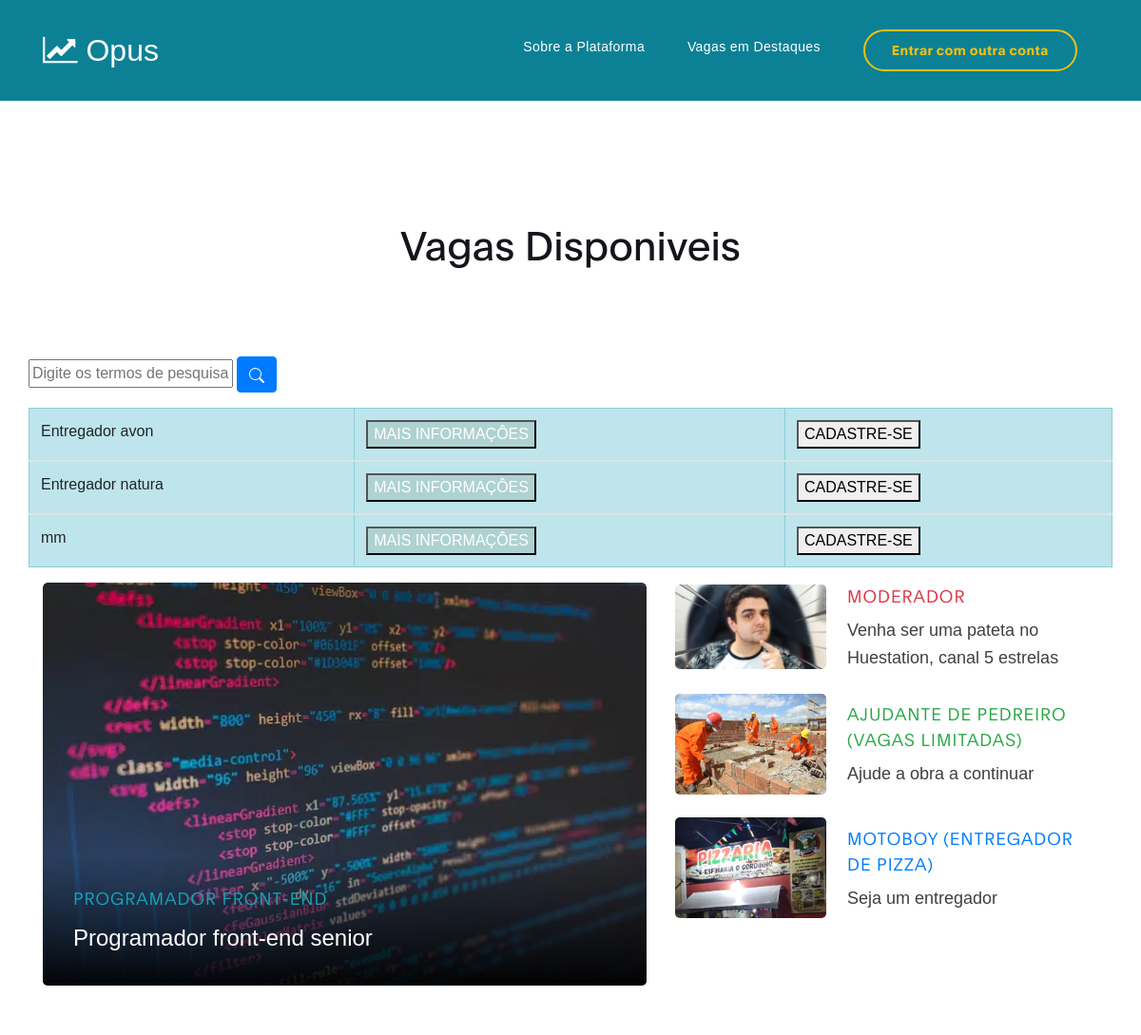
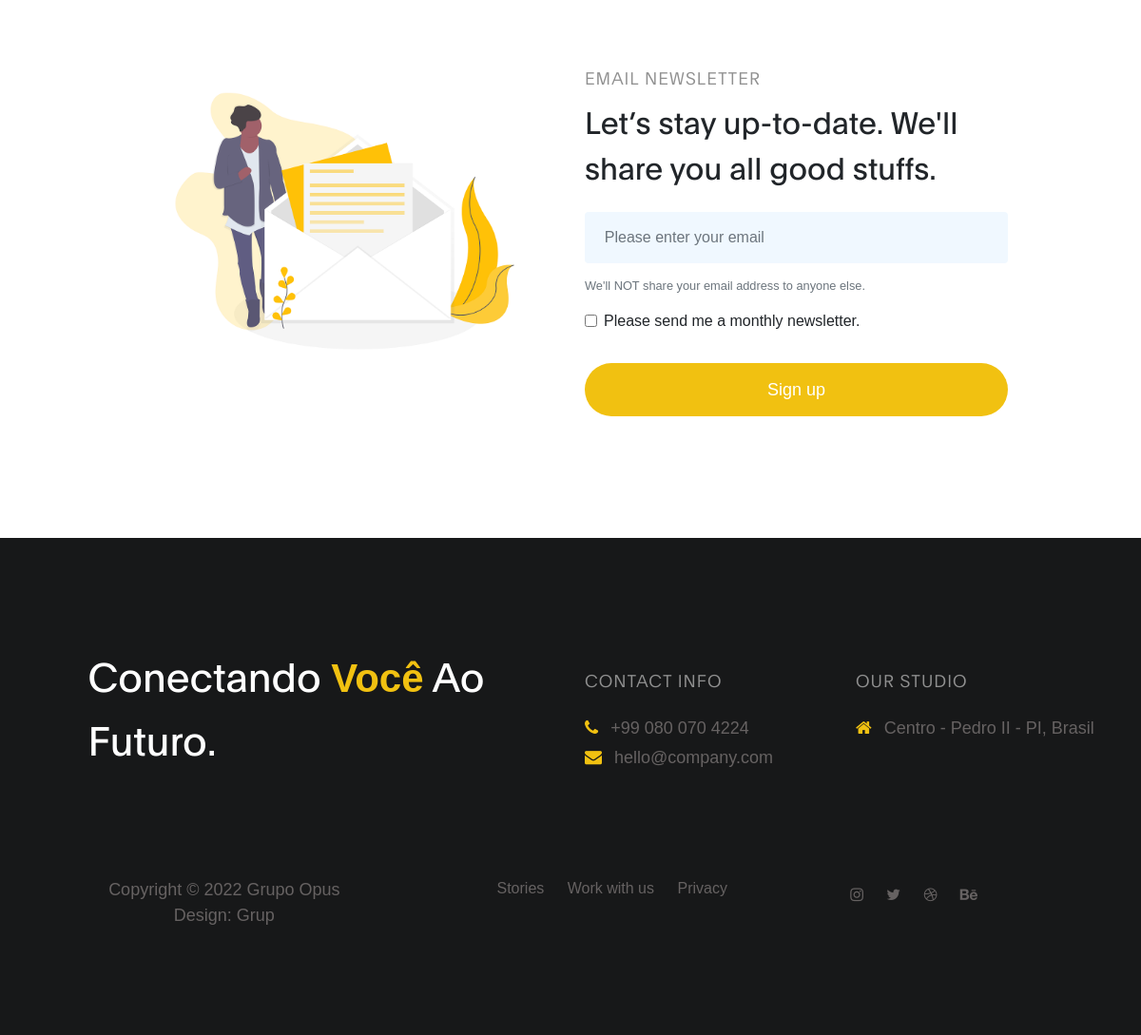
The page /backend/empregos/vagas_enprego.php on the database its author committed (2 pictures, top to bottom).
### tables this page shows
CREATE TABLE IF NOT EXISTS `tb_vagas` (
  `id_vagas` int NOT NULL AUTO_INCREMENT,
  `id_empregador` int NOT NULL,
  `titulo` varchar(100) NOT NULL,
  `data_cadastro` date NOT NULL,
  `descricao` varchar(1000) NOT NULL,
  PRIMARY KEY (`id_vagas`)
);

### backend/empregos/vagas_enprego.php (the view, shortened to what this page needs)
<?php
include_once('../conexao_banco_dados/conexao.php');
?>
<!DOCTYPE html>
<html lang="en">
<head>
     <link rel="stylesheet" href="../../css/bootstrap.min.css">
     <link rel="stylesheet" href="../../css/font-awesome.min.css">
     <link rel="stylesheet" href="../../css/aos.css">
     <link rel="stylesheet" href="../../css/owl.carousel.min.css">
     <link rel="stylesheet" href="../../css/owl.theme.default.min.css">
     <link rel="stylesheet" href="../../https://icons.getbootstrap.com/.">
     <link rel="stylesheet" href="../../css/list.css">
     <link rel="stylesheet" href="../../css/templatemo-digital-trend.css">
</head>
<body>
    <nav class="navbar navbar-expand-lg position-absolute">
        <div class="container">
            <a class="navbar-brand" href="../../index.html">
              <i class="fa fa-line-chart"></i>
              Opus
            </a>
            <div class="collapse navbar-collapse" id="navbarNav">
                <ul class="navbar-nav ml-auto">
                    <li class="nav-item">
                        <a href="../about/descricao.html" class="nav-link">Sobre a Plataforma</a>
                    </li>
                    <li class="nav-item">
                        <a href="vagas_enprego.php#project" class="nav-link">Vagas em Destaques</a>
                    </li>
                    <li class="nav-item">
                        <a href="../logar/gru" class="nav-link contact">Entrar com outra conta</a>
                    </li>
                </ul>
            </div>
        </div>
    </nav>
     <section class="blog section-padding">
          <div class="container">
               <div class="row">
                 <div class="col-lg-12 col-12 py-5 mt-5 mb-3 text-center">
                      <h1 class="mb-4" data-aos="fade-up">Vagas Disponiveis</h1>
                  </div>
            <form action="">
            <input name="busca" value="<?php if(isset($_GET['busca'])) echo $_GET['busca']; ?>" placeholder="Digite os termos de pesquisa" type="text">
                  <button type="submit" class="btn btn-primary">
        </button> <br>
</form>
    <br>
    <table class="table">
        <?php
        if (!isset($_GET['busca'])) {
            ?>
          <table class="table">
                  <?php
            $sql_consulta=mysqli_query($ligar, "SELECT * FROM tb_vagas");
            while($dados=mysqli_fetch_array($sql_consulta)){
        ?>
            <tbody>
                      <tr class="table-info">
                        <td><?= $dados[2] ?> </td>
                        <td>
                          <form action="../vagas/info_vagas.php" method="POST" class="contact-form" data-aos="fade-up"  role="form">
                          <div class="nav-item">
                            <button type="submit" class="button" name="submit" name="codigo" id="trap" >MAIS INFORMAÇÔES</button>
                        </div>
                      </form>
                    </td>
                        <td>
                          <form action="../vagas/cadastre-se.php" method="POST" class="contact-form" data-aos="fade-up"  role="form">
                          <div class="nav-item">
                            <button type="submit" class="button" name="submit">CADASTRE-SE</button>
                        </div>
                      </form>
                    </td>
                      </tr>
                    </tbody>
        <?php
            }
        ?>
        <?php
        } ?>
    </table>
                  </table>
                </div>
                    <div class="col-lg-7 col-md-7 col-12 mb-4" id="project">
                      <div class="blog-header" data-aos="fade-up" data-aos-delay="100">
                        <img src="../../images/blog/02.webp" class="img-fluid" alt="blog header">
                        <div class="blog-header-info">
                          <h4 class="blog-category text-info">Programador Front-End</h4>
                          <h3><a href="###">Programador front-end senior</a></h3>
                        </div>
                      </div>
                    </div>
                    <div class="col-lg-5 col-md-6 col-12 mb-4">
                      <div class="blog-sidebar d-flex justify-content-center align-items-center" data-aos="fade-up" data-aos-delay="200">
                        <img src="../../images/blog/01.jpg" class="img-fluid" alt="blog">
                        <div class="blog-info">
                          <h4 class="blog-category text-danger">Moderador</h4>
                          <h3><a href="###">Venha ser uma pateta no Huestation, canal 5 estrelas</a></h3>
                        </div>
                      </div>
                      <div class="blog-sidebar py-4 d-flex justify-content-center align-items-center" data-aos="fade-up" data-aos-delay="200">
                        <img src="../../images/blog/05.jpg" class="img-fluid" alt="blog">
                        <div class="blog-info">
                          <h4 class="blog-category text-success">Ajudante de Pedreiro (vagas limitadas)</h4>
                          <h3><a href="###">Ajude a obra a continuar</a></h3>
                        </div>
                      </div>
                      <div class="blog-sidebar d-flex justify-content-center align-items-center" data-aos="fade-up" data-aos-delay="100">
                        <img src="../../images/test/01.jpg" class="img-fluid" alt="blog">
                        <div class="blog-info">
                          <h4 class="blog-category text-primary">Motoboy (Entregador de Pizza) </h4>
                          <h3><a href="###">Seja um entregador</a></h3>
                        </div>
                      </div>
                    </div>
                    <div class="col-lg-5 ml-auto mt-5 pt-5 col-md-6 col-12">
                      <img src="../../images/newsletter.png" data-aos="fade-up" data-aos-delay="100" class="img-fluid" alt="newsletter">
                    </div>
                    <div class="col-lg-5 mr-auto mt-5 pt-5 col-md-6 col-12 newsletter-form">
                      <h4 data-aos="fade-up" data-aos-delay="200">Email Newsletter</h4>
                      <h2 data-aos="fade-up" data-aos-delay="300">Let’s stay up-to-date. We'll share you all good stuffs.</h2>
                      <form action="#" method="get" enctype="multipart/form-data">
                      <div class="form-group mt-4" data-aos="fade-up" data-aos-delay="400">
                        <input name="email" type="email" class="form-control"
                        		id="email" aria-describedby="emailHelp" placeholder="Please enter your email" required>
                        <small id="emailHelp" class="form-text text-muted">We'll NOT share your email address to anyone else.</small>
                      </div>
                      <div class="form-group form-check" data-aos="fade-up" data-aos-delay="500">
                        <input name="monthly" type="checkbox" class="form-check-input" id="monthly">
                        <label class="form-check-label" for="monthly">Please send me a monthly newsletter.</label>
                      </div>
                        <button type="submit" data-aos="fade-up" data-aos-delay="500" class="btn w-100 mt-3">Sign up</button>
                      </form>
                    </div>
               </div>
     </section>
    <footer class="site-footer">
      <div class="container">
        <div class="row">
          <div class="col-lg-5 mx-lg-auto col-md-8 col-10">
            <h1 class="text-white" data-aos="fade-up" data-aos-delay="100">Conectando  <strong>Você</strong> Ao Futuro.</h1>
          </div>
          <div class="col-lg-3 col-md-6 col-12" data-aos="fade-up" data-aos-delay="200">
            <h4 class="my-4">Contact Info</h4>
            <p class="mb-1">
              <i class="fa fa-phone mr-2 footer-icon"></i>
              +99 080 070 4224
            </p>
            <p>
              <a href="#">
                <i class="fa fa-envelope mr-2 footer-icon"></i>
                hello@company.com
              </a>
            </p>
          </div>
          <div class="col-lg-3 col-md-6 col-12" data-aos="fade-up" data-aos-delay="300">
            <h4 class="my-4">Our Studio</h4>
            <p class="mb-1">
              <i class="fa fa-home mr-2 footer-icon"></i>
              Centro - Pedro II - PI, Brasil
            </p>
          </div>
          <div class="col-lg-4 mx-lg-auto text-center col-md-8 col-12" data-aos="fade-up" data-aos-delay="400">
            <p class="copyright-text">Copyright &copy; 2022  Grupo Opus
            <br>
            <a rel="nofollow noopener" href="https://templatemo.com">Design: Grup</a></p>
          </div>
          <div class="col-lg-4 mx-lg-auto col-md-6 col-12" data-aos="fade-up" data-aos-delay="500">
            <ul class="footer-link">
              <li><a href="#">Stories</a></li>
              <li><a href="#">Work with us</a></li>
              <li><a href="#">Privacy</a></li>
            </ul>
          </div>
          <div class="col-lg-3 mx-lg-auto col-md-6 col-12" data-aos="fade-up" data-aos-delay="600">
            <ul class="social-icon">
              <li><a href="#" class="fa fa-instagram"></a></li>
              <li><a href="#" class="fa fa-twitter"></a></li>
              <li><a href="#" class="fa fa-dribbble"></a></li>
              <li><a href="#" class="fa fa-behance"></a></li>
            </ul>
          </div>
        </div>
      </div>
    </footer>
</body>
</html>

### css/list.css (style rules this page uses)
table, th, td { border: 1px solid black; border-color:collapse; }
th, td { padding: 5px 10px; }
#trap { background-color: rgb(174, 210, 209); color: white; }
* { font-family: Arial, Helvetica, sans-serif; }
table tr:nth-child(odd) { background-color: #ddd; }

### css/templatemo-digital-trend.css (style rules this page uses)
:root { --primary-color: #057a8d; --secondary-color: #f1c111; --white-color: #ffffff; --dark-color: #171819; --project-bg: #f0f8ff; --menu-bg: #0c8195; --title-color: #15141a; --gray-color: #909090; --link-color: #404040; --p-color: #666262; --base-font-family: 'Plain-Light', sans-serif; --title-font-family: 'Plain-Regular', sans-serif; --font-bold-family: 'Plain-Bold', sans-serif; --font-weight-bold: bold; --h1-font-size: 42px; --h2-font-size: 32px; --h3-font-size: 24px; --p-font-size: 18px; --base-font-size: 16px; --menu-font-size: 14px; --border-radius-large: 100px; --border-radius-small: 5px; }
body { background: var(--white-color); font-family: var(--base-font-family); }
h1,h2,h3,h4,h5,h6 { font-family: var(--title-font-family); line-height: inherit; }
h1 { color: var(--title-color); font-size: var(--h1-font-size); }
h2 { font-size: var(--h2-font-size); font-weight: 100; }
h3 { font-size: var(--h3-font-size); font-weight: 100; margin-bottom: 0; }
h4 { color: var(--gray-color); font-family: var(--base-font-family); font-size: var(--p-font-size); letter-spacing: 1px; text-transform: uppercase; }
p { color: var(--p-color); font-size: var(--p-font-size); line-height: 1.5em; }
b, strong { letter-spacing: 0; color: var(--secondary-color); }
* { -webkit-box-sizing: border-box; -moz-box-sizing: border-box; box-sizing: border-box; }
*::before, *::after { -webkit-box-sizing: border-box; -moz-box-sizing: border-box; box-sizing: border-box; }
a { color: var(--link-color); font-weight: normal; text-decoration: none; }
.section-padding { padding: 8em 0; }
.navbar { background: var(--menu-bg); z-index: 2; top: 0; right: 0; left: 0; padding: 1.5em; }
.navbar-brand { color: var(--white-color); font-size: var(--h2-font-size); }
.nav-link { color: var(--white-color); font-size: var(--menu-font-size); letter-spacing: 0.4px; margin: 0 1.6em; padding: 0.6em; }
.navbar-expand-lg .navbar-nav .nav-link { padding-right: 0; padding-left: 0; }
.navbar-expand-lg .navbar-nav .nav-link.contact { border: 2px solid var(--secondary-color); border-radius: var(--border-radius-large); color: var(--secondary-color); font-family: var(--font-bold-family); padding: 0.6em 2em 0.8em 2em; }
.blog-header { border-radius: var(--border-radius-small); position: relative; overflow: hidden; }
.blog-header img { border-radius: var(--border-radius-small); display: block; }
.blog-header-info { background: linear-gradient(transparent,rgba(0,0,0,0.95)); position: absolute; right: 0; left: 0; bottom: 0; padding: 2em; }
.blog-header-info h3 { max-width: 80%; }
.blog-header-info a { color: var(--white-color); }
.blog-sidebar img { border-radius: var(--border-radius-small); width: 159px; margin-right: 22px; }
.blog-sidebar h3 { font-size: 18px; }
.newsletter-form .form-control, .contact-form .form-control { box-shadow: none; background: var(--project-bg); border: 0; padding: 1.7em 1.3em; margin: 14px 0; }
.newsletter-form button, .contact-form #submit-button { background: var(--primary-color); border-radius: var(--border-radius-large); color: var(--white-color); cursor: pointer; font-size: var(--p-font-size); line-height: 0px; padding: 1.5em 1.3em; }
.newsletter-form button { background: var(--secondary-color); }
.site-footer { background: var(--dark-color); padding: 7em 0 6em 0; }
.site-footer a { color: var(--p-color); }
.site-footer a:hover, .footer-icon { color: var(--secondary-color); }
.footer-link li { display: inline-block; list-style: none; margin: 0 10px; }
.copyright-text, .footer-link, .site-footer .social-icon { margin-top: 6em; }
.copyright-text { margin-top: 5.3em; }
.social-icon { position: relative; padding: 0; margin: 4em 0 0 0; }
.social-icon li { display: inline-block; list-style: none; }
.social-icon li a { text-decoration: none; display: inline-block; font-size: var(--base-font-size); margin: 10px; text-align: center; }

### rows shown on the page
tb_vagas: titulo "Entregador avon"
tb_vagas: titulo "Entregador natura"
tb_vagas: titulo "mm"
